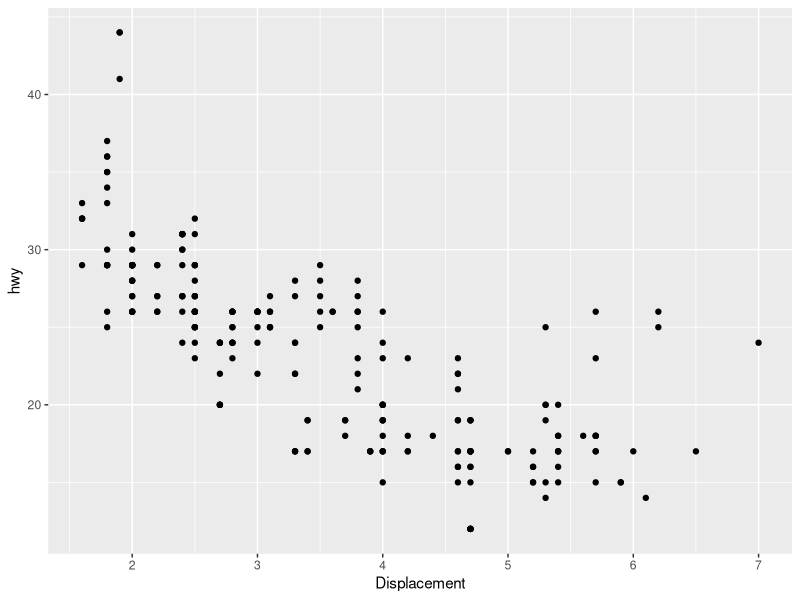
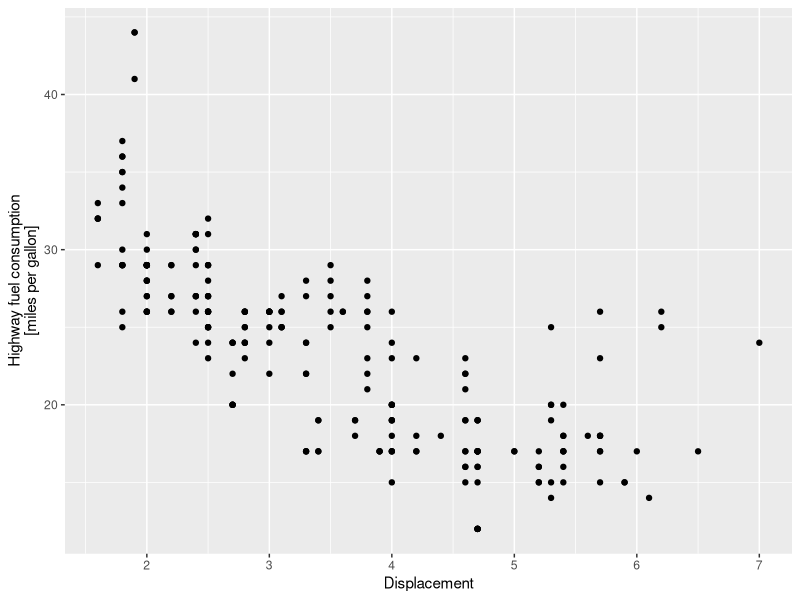
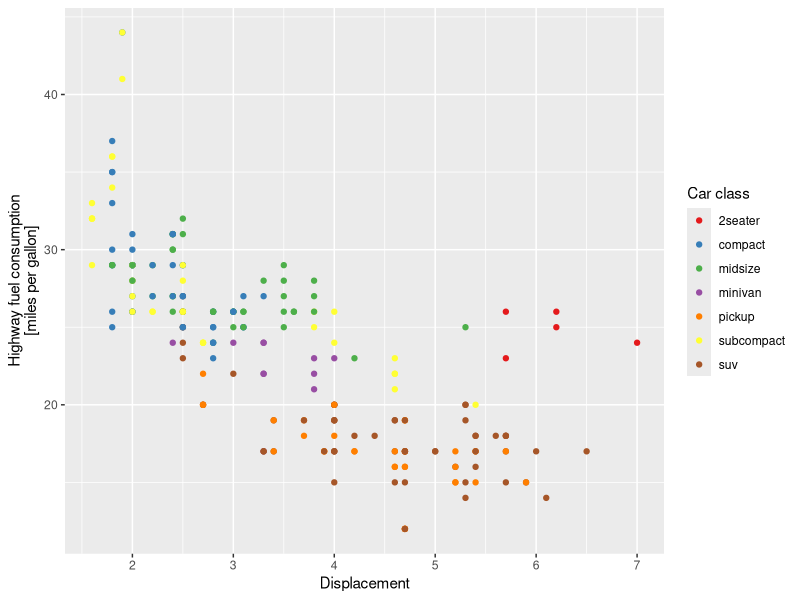

Write the R code that produced these figures, in order.
library(tidyverse)

mpg %>%
  ggplot(aes(x = displ, y = hwy)) +
  geom_point() +
  scale_x_continuous("Displacement")

mpg %>%
  ggplot(aes(x = displ, y = hwy)) +
  geom_point() +
  scale_x_continuous("Displacement") +
  scale_y_continuous("Highway fuel consumption\n[miles per gallon]")

mpg %>%
  ggplot(aes(x = displ, y = hwy, color = class)) +
  geom_point() +
  scale_x_continuous("Displacement") +
  scale_y_continuous("Highway fuel consumption\n[miles per gallon]") +
  scale_color_brewer("Car class", palette = "Set1")
